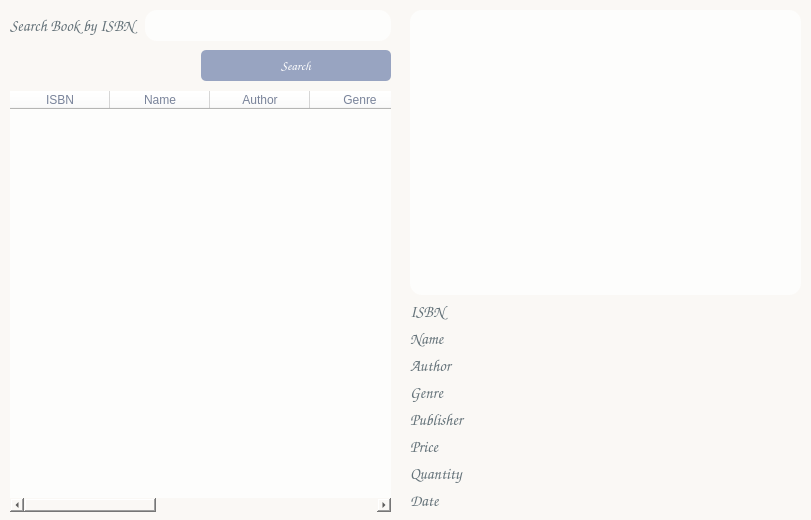
<?xml version="1.0" encoding="UTF-8"?>
<ui version="4.0">
 <class>Booklist</class>
 <widget class="QDialog" name="Booklist">
  <property name="geometry">
   <rect>
    <x>0</x>
    <y>0</y>
    <width>811</width>
    <height>520</height>
   </rect>
  </property>
  <property name="windowTitle">
   <string>Dialog</string>
  </property>
  <property name="styleSheet">
   <string notr="true">background-color: rgb(250, 248, 245);</string>
  </property>
  <widget class="QWidget" name="formLayoutWidget_2">
   <property name="geometry">
    <rect>
     <x>410</x>
     <y>10</y>
     <width>391</width>
     <height>501</height>
    </rect>
   </property>
   <layout class="QFormLayout" name="formLayout_2">
    <item row="1" column="0" colspan="2">
     <widget class="QLabel" name="ISBNLabel">
      <property name="font">
       <font>
        <family>Comic Sans MS</family>
        <pointsize>12</pointsize>
       </font>
      </property>
      <property name="styleSheet">
       <string notr="true">color: rgb(100, 114, 121);</string>
      </property>
      <property name="text">
       <string>ISBN</string>
      </property>
     </widget>
    </item>
    <item row="3" column="0" colspan="2">
     <widget class="QLabel" name="authorLabel">
      <property name="font">
       <font>
        <family>Comic Sans MS</family>
        <pointsize>12</pointsize>
       </font>
      </property>
      <property name="styleSheet">
       <string notr="true">color: rgb(100, 114, 121);</string>
      </property>
      <property name="text">
       <string>Author</string>
      </property>
     </widget>
    </item>
    <item row="4" column="0" colspan="2">
     <widget class="QLabel" name="genreLabel">
      <property name="font">
       <font>
        <family>Comic Sans MS</family>
        <pointsize>12</pointsize>
       </font>
      </property>
      <property name="styleSheet">
       <string notr="true">color: rgb(100, 114, 121);</string>
      </property>
      <property name="text">
       <string>Genre</string>
      </property>
     </widget>
    </item>
    <item row="0" column="0" colspan="2">
     <widget class="QGraphicsView" name="graphicsView">
      <property name="styleSheet">
       <string notr="true">color: rgb(121, 131, 154);
background-color: rgb(253, 253, 252);
border-radius: 12px;</string>
      </property>
     </widget>
    </item>
    <item row="2" column="0" colspan="2">
     <widget class="QLabel" name="nameLabel">
      <property name="font">
       <font>
        <family>Comic Sans MS</family>
        <pointsize>12</pointsize>
       </font>
      </property>
      <property name="styleSheet">
       <string notr="true">color: rgb(100, 114, 121);</string>
      </property>
      <property name="text">
       <string>Name</string>
      </property>
     </widget>
    </item>
    <item row="6" column="0" colspan="2">
     <widget class="QLabel" name="priceLabel">
      <property name="font">
       <font>
        <family>Comic Sans MS</family>
        <pointsize>12</pointsize>
       </font>
      </property>
      <property name="styleSheet">
       <string notr="true">color: rgb(100, 114, 121);</string>
      </property>
      <property name="text">
       <string>Price</string>
      </property>
     </widget>
    </item>
    <item row="7" column="0" colspan="2">
     <widget class="QLabel" name="quantityLabel">
      <property name="font">
       <font>
        <family>Comic Sans MS</family>
        <pointsize>12</pointsize>
       </font>
      </property>
      <property name="styleSheet">
       <string notr="true">color: rgb(100, 114, 121);</string>
      </property>
      <property name="text">
       <string>Quantity</string>
      </property>
     </widget>
    </item>
    <item row="8" column="0" colspan="2">
     <widget class="QLabel" name="dateLabel">
      <property name="font">
       <font>
        <family>Comic Sans MS</family>
        <pointsize>12</pointsize>
       </font>
      </property>
      <property name="styleSheet">
       <string notr="true">color: rgb(100, 114, 121);</string>
      </property>
      <property name="text">
       <string>Date</string>
      </property>
     </widget>
    </item>
    <item row="5" column="0" colspan="2">
     <widget class="QLabel" name="publisherLabel">
      <property name="font">
       <font>
        <family>Comic Sans MS</family>
        <pointsize>12</pointsize>
       </font>
      </property>
      <property name="styleSheet">
       <string notr="true">color: rgb(100, 114, 121);</string>
      </property>
      <property name="text">
       <string>Publisher</string>
      </property>
     </widget>
    </item>
   </layout>
  </widget>
  <widget class="QWidget" name="horizontalLayoutWidget">
   <property name="geometry">
    <rect>
     <x>10</x>
     <y>50</y>
     <width>381</width>
     <height>31</height>
    </rect>
   </property>
   <layout class="QHBoxLayout" name="horizontalLayout">
    <item>
     <spacer name="horizontalSpacer">
      <property name="orientation">
       <enum>Qt::Horizontal</enum>
      </property>
      <property name="sizeHint" stdset="0">
       <size>
        <width>40</width>
        <height>20</height>
       </size>
      </property>
     </spacer>
    </item>
    <item>
     <widget class="QPushButton" name="searchButton">
      <property name="sizePolicy">
       <sizepolicy hsizetype="Expanding" vsizetype="Expanding">
        <horstretch>0</horstretch>
        <verstretch>0</verstretch>
       </sizepolicy>
      </property>
      <property name="font">
       <font>
        <family>Comic Sans MS</family>
        <pointsize>10</pointsize>
       </font>
      </property>
      <property name="cursor">
       <cursorShape>PointingHandCursor</cursorShape>
      </property>
      <property name="styleSheet">
       <string notr="true">color: rgb(255, 255, 255);
background-color: rgb(152, 164, 193);
border-radius: 5px;
</string>
      </property>
      <property name="text">
       <string>Search</string>
      </property>
     </widget>
    </item>
   </layout>
  </widget>
  <widget class="QWidget" name="horizontalLayoutWidget_2">
   <property name="geometry">
    <rect>
     <x>10</x>
     <y>10</y>
     <width>381</width>
     <height>31</height>
    </rect>
   </property>
   <layout class="QHBoxLayout" name="horizontalLayout_2">
    <item>
     <widget class="QLabel" name="label">
      <property name="font">
       <font>
        <family>Comic Sans MS</family>
        <pointsize>12</pointsize>
       </font>
      </property>
      <property name="styleSheet">
       <string notr="true">color: rgb(100, 114, 121);</string>
      </property>
      <property name="text">
       <string>Search Book by ISBN</string>
      </property>
     </widget>
    </item>
    <item>
     <widget class="QLineEdit" name="searchBox">
      <property name="sizePolicy">
       <sizepolicy hsizetype="Expanding" vsizetype="Preferred">
        <horstretch>0</horstretch>
        <verstretch>0</verstretch>
       </sizepolicy>
      </property>
      <property name="font">
       <font>
        <family>Comic Sans MS</family>
        <pointsize>12</pointsize>
       </font>
      </property>
      <property name="styleSheet">
       <string notr="true">color: rgb(121, 131, 154);
background-color: rgb(253, 253, 252);
border-radius: 12px;</string>
      </property>
     </widget>
    </item>
   </layout>
  </widget>
  <widget class="QTableWidget" name="tableWidget">
   <property name="geometry">
    <rect>
     <x>10</x>
     <y>91</y>
     <width>381</width>
     <height>421</height>
    </rect>
   </property>
   <property name="font">
    <font>
     <family>Comic Sans MS</family>
     <pointsize>10</pointsize>
     <italic>false</italic>
     <bold>false</bold>
    </font>
   </property>
   <property name="styleSheet">
    <string notr="true">color: rgb(121, 131, 154);
background-color: rgb(253, 253, 252);
border-radius: 12px;
font: 10pt &quot;Comic Sans MS&quot;;</string>
   </property>
   <column>
    <property name="text">
     <string>ISBN</string>
    </property>
   </column>
   <column>
    <property name="text">
     <string>Name</string>
    </property>
   </column>
   <column>
    <property name="text">
     <string>Author</string>
    </property>
   </column>
   <column>
    <property name="text">
     <string>Genre</string>
    </property>
   </column>
   <column>
    <property name="text">
     <string>Publisher</string>
    </property>
   </column>
   <column>
    <property name="text">
     <string>Price</string>
    </property>
   </column>
   <column>
    <property name="text">
     <string>Quantity</string>
    </property>
   </column>
   <column>
    <property name="text">
     <string>Date</string>
    </property>
   </column>
  </widget>
 </widget>
 <resources/>
 <connections/>
</ui>
